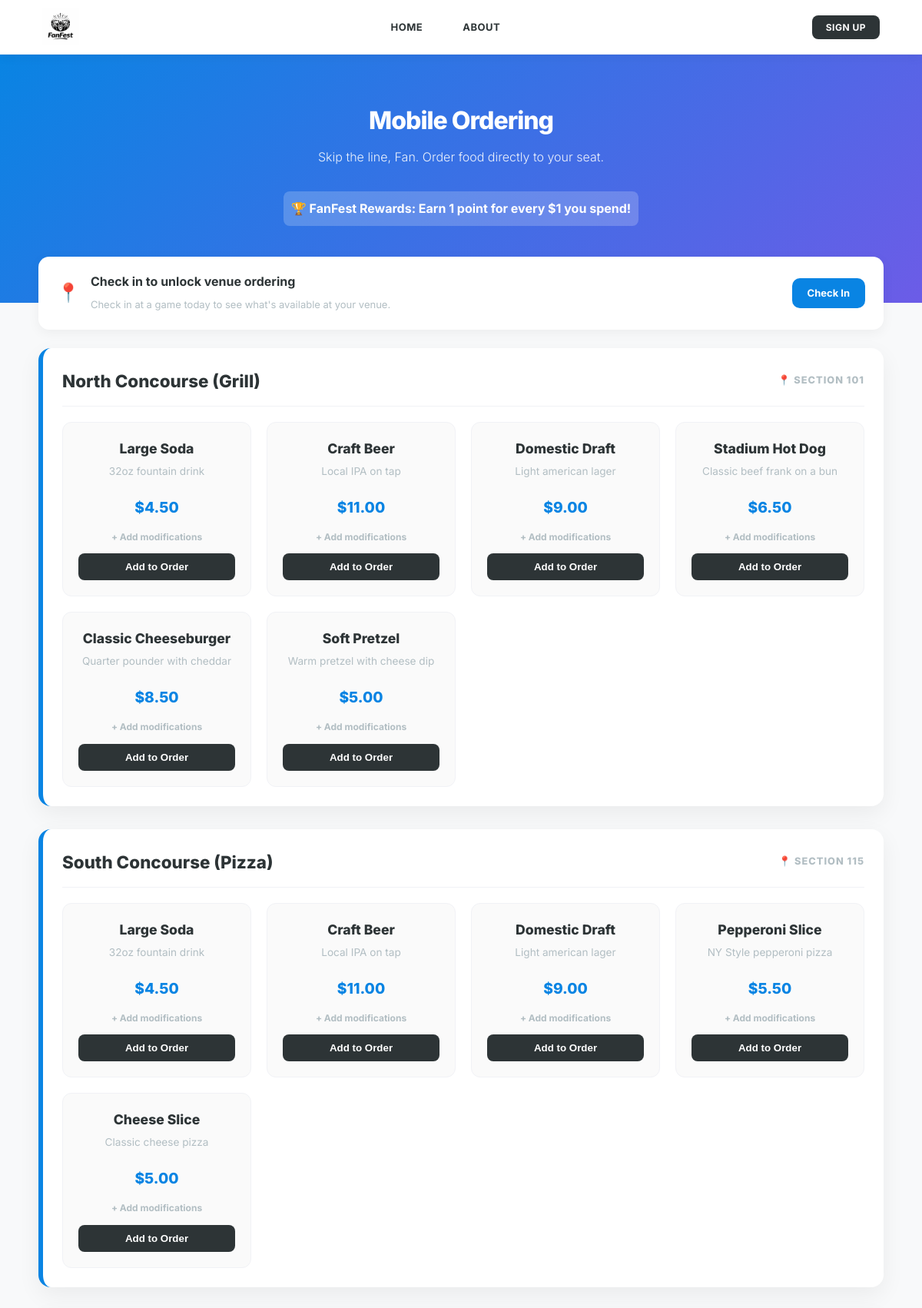
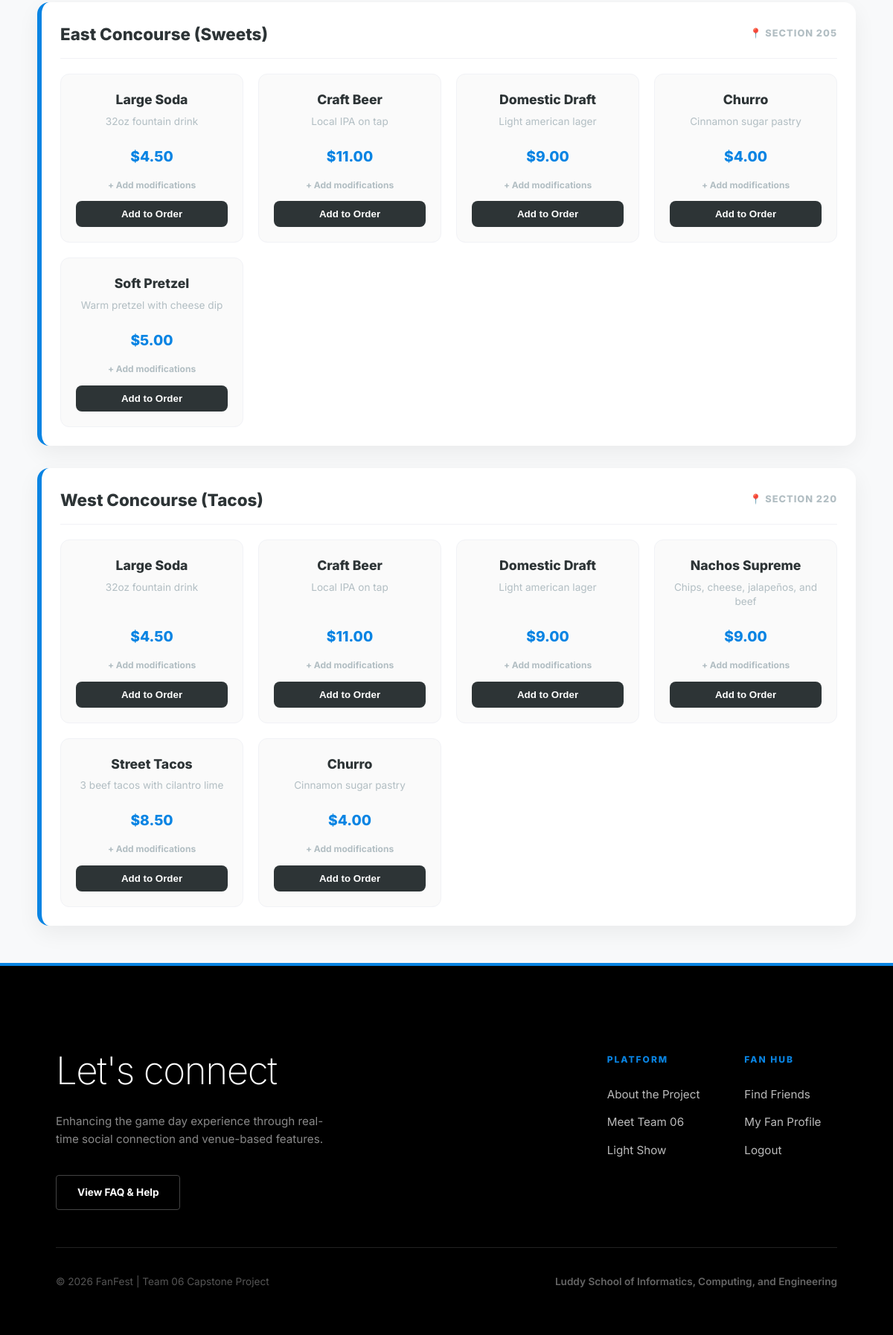
Screenshot of /concessions.php with the database file from the repository (2 pictures, top to bottom).
### tables this page shows
CREATE TABLE concession_stands (
    stand_id INT PRIMARY KEY,
    stand_name VARCHAR(100),
    location VARCHAR(100),
    image_url VARCHAR(255) DEFAULT 'images/default_stand.jpg'
);

CREATE TABLE menu_items (
    item_id INT AUTO_INCREMENT PRIMARY KEY,
    name VARCHAR(100) NOT NULL,
    description VARCHAR(255),
    price DECIMAL(4, 2) NOT NULL,
    category VARCHAR(50), 
    image_url VARCHAR(255) DEFAULT 'default_food.png'
);

### concessions.php (the view, shortened to what this page needs)
<?php
require 'db_connect.php';
$is_guest = (isset($_SESSION['user_id']) && $_SESSION['user_id'] === 'guest');
$u_id = $is_guest ? 0 : ($_SESSION['user_id'] ?? 0);
if ($is_guest) {
    $user_theme = 'blue';
    $f_name = "Guest Fan";
} else if ($u_id > 0) {
    $theme_data = $conn->query("SELECT first_name, theme_color FROM users WHERE id = $u_id")->fetch_assoc();
    $f_name = $theme_data['first_name'] ?? "Fan";
    $user_theme = $theme_data['theme_color'] ?? 'blue';
} else {
    $user_theme = 'blue';
    $f_name = "Fan";
}
$current_venue = null;
$colors = ['blue' => '#0984e3', 'red' => '#990000', 'gold' => '#ceb888', 'black' => '#2d3436'];
$accent = $colors[$user_theme] ?? '#0984e3';
?>
<?php include 'header.php'; ?>
    <div class="hero-banner">
        <h1>Mobile Ordering</h1>
        <?php if ($current_venue): ?>
            <p>Ordering for <strong><?php echo htmlspecialchars($current_venue['location_name']); ?></strong> · <?php echo htmlspecialchars($current_venue['event_name']); ?></p>
        <?php else: ?>
            <p>Skip the line, <?php echo htmlspecialchars($f_name); ?>. Order food directly to your seat.</p>
        <?php endif; ?>
        <div style="background: rgba(255,255,255,0.2); padding: 10px; border-radius: 8px; margin-top: 15px; display: inline-block; font-weight: bold;">
            🏆 FanFest Rewards: Earn 1 point for every $1 you spend!
        </div>
    </div>
    <div class="main-container">
        <?php if (!$current_venue && !$is_guest): ?>
            <div style="background:white; border-radius:14px; padding:20px 24px; margin-bottom:24px; box-shadow:0 4px 16px rgba(0,0,0,0.05); display:flex; align-items:center; gap:14px;">
                <span style="font-size:24px;">📍</span>
                <div>
                    <strong style="display:block; color:#2d3436; margin-bottom:3px;">Check in to unlock venue ordering</strong>
                    <span style="font-size:13px; color:#b2bec3;">Check in at a game today to see what's available at your venue.</span>
                </div>
                <a href="checkin.php" style="margin-left:auto; background:<?php echo $accent; ?>; color:white; padding:9px 20px; border-radius:10px; font-weight:700; font-size:13px; text-decoration:none; white-space:nowrap;">Check In</a>
            </div>
        <?php endif; ?>
        <?php
        $stands_result = $conn->query("SELECT * FROM concession_stands");
        if ($stands_result->num_rows > 0):
            while($stand = $stands_result->fetch_assoc()):
                $stand_id = $stand['stand_id'];
        ?>
            <div class="stand-section">
                <div class="stand-header">
                    <div class="stand-title">
                        <h2><?php echo htmlspecialchars($stand['stand_name']); ?></h2>
                    </div>
                    <div class="stand-location">📍 <?php echo htmlspecialchars($stand['location']); ?></div>
                </div>
                <div class="menu-grid">
                    <?php
                    $menu_sql = "SELECT m.* FROM menu_items m
                                 JOIN stand_inventory si ON m.item_id = si.item_id
                                 WHERE si.stand_id = $stand_id";
                    $menu_result = $conn->query($menu_sql);
                    if ($menu_result && $menu_result->num_rows > 0):
                        while($item = $menu_result->fetch_assoc()):
                    ?>
                        <div class="menu-item">
                            <div class="item-name"><?php echo htmlspecialchars($item['name']); ?></div>
                            <div class="item-desc">
                                <?php echo htmlspecialchars($item['description']); ?>
                            </div>
                            <div class="item-price">$<?php echo number_format($item['price'], 2); ?></div>
                            <form method="POST" style="margin-top: auto;">
                                <span class="toggle-mod" onclick="this.nextElementSibling.style.display='block'; this.style.display='none';">+ Add modifications</span>
                                <?php if ($is_guest): ?>
                                    <button type="button" class="btn-add" onclick="requireLogin('add items to your order')">Add to Order</button>
                                <?php else: ?>
                                    <button type="submit" class="btn-add">Add to Order</button>
                                <?php endif; ?>
                            </form>
                        </div>
                    <?php endwhile; else: echo "<p>No items found.</p>"; endif; ?>
                </div>
            </div>
        <?php endwhile; else: echo "<p>No stands found.</p>"; endif; ?>
    </div>
<?php include 'footer.php'; ?>

### header.php (shortened to what this page needs)
<?php
$is_guest = (isset($_SESSION['user_id']) && $_SESSION['user_id'] === 'guest');
?>
<!DOCTYPE html>
<html lang="en">
<head>
    <link rel="stylesheet" href="style.css">
</head>
<body>
<nav class="navbar">
    <div class="nav-left" style="display: flex; align-items: center; height: 100%;">
        <a href="index.php" style="display: flex; align-items: center;">
            <img src="images/logo2.png" alt="FanFest Logo" style="height: 48px; width: auto; display: block;">
        </a>
    </div>
    <?php if (isset($_SESSION['user_id'])): ?>
        <div class="nav-links">
            <a href="index.php">Home</a>
            <a href="checkin.php">Check-In</a>
            <a href="maps.php">Maps</a>
            <a href="concessions.php">Order</a>
            <a href="rewards.php" class="rewards-link">Rewards</a>
            <a href="friends.php">Friends</a>
            <?php if (isset($_SESSION['role']) && $_SESSION['role'] === 'admin'): ?>
                <a href="users.php">Users</a>
            <?php endif; ?>
            <a href="team.php">About</a>
        </div>
        <div class="nav-right">
            <?php if ($is_guest): ?>
                <a href="login.php" style="background: #2d3436; color: #fff; padding: 8px 18px; border-radius: 8px; font-weight: 700; font-size: 12px; text-transform: uppercase;">Sign Up</a>
            <?php else: ?>
                <a href="profile.php" class="profile-btn">
                    <?php
                    $pic = $_SESSION['profile_pic'] ?? '';
                    if (!empty($pic) && $pic !== 'default_avatar.png' && file_exists($pic)):
                    ?>
                        <img src="<?php echo htmlspecialchars($pic); ?>" alt="Profile">
                    <?php else: ?>
                        <span style="font-size: 1.1em;">👤</span>
                    <?php endif; ?>
                </a>
            <?php endif; ?>
        </div>
    <?php else: ?>
        <div class="nav-links">
            <a href="login.php">Home</a>
            <a href="team.php">About</a>
        </div>
        <div class="nav-right">
            <a href="register.php" style="background: #2d3436; color: #fff; padding: 8px 18px; border-radius: 8px; font-weight: 700; font-size: 12px; text-transform: uppercase;">Sign Up</a>
        </div>
    <?php endif; ?>
</nav>

### footer.php (shortened to what this page needs)
    <footer class="site-footer">
        <div class="footer-content">
            <div class="footer-top">
                <div class="footer-brand">
                    <h2>Let's connect</h2>
                    <p>Enhancing the game day experience through real-time social connection and venue-based features.</p>
                    <a href="faq.php" class="btn-faq">View FAQ & Help</a>
                </div>
                <div class="footer-links">
                    <div class="footer-col">
                        <h4>Platform</h4>
                        <ul>
                            <li><a href="team.php">About the Project</a></li>
                            <li><a href="team.php">Meet Team 06</a></li>
                            <li><a href="lightshow.php">Light Show</a></li>
                        </ul>
                    </div>
                    <div class="footer-col">
                        <h4>Fan Hub</h4>
                        <ul>
                            <li><a href="friends.php">Find Friends</a></li>
                            <li><a href="profile.php">My Fan Profile</a></li>
                            <li><a href="logout.php">Logout</a></li>
                        </ul>
                    </div>
                </div>
            </div>
            <div class="footer-bottom">
                <div>
                    &copy; <?php echo date("Y"); ?> FanFest | Team 06 Capstone Project
                </div>
                <div class="school-tag">
                    Luddy School of Informatics, Computing, and Engineering
                </div>
            </div>
        </div>
    </footer>
</body>
</html>

### style.css (style rules this page uses)
body { font-family: 'Inter', sans-serif; background-color: #f8f9fa; color: #2d3436; margin: 0; padding: 0; line-height: 1.6; }
nav { background: white; padding: 15px; text-align: center; box-shadow: 0 2px 10px rgba(0, 0, 0, 0.05); margin-bottom: 0; }
nav a { text-decoration: none; color: #636e72; margin: 0 15px; font-weight: 500; font-size: 0.95em; transition: color 0.2s; }
.hero-banner { background: linear-gradient(135deg, #0984e3, #6c5ce7); color: white; padding: 60px 20px 100px 20px; text-align: center; margin-bottom: -60px; }
.hero-banner h1 { margin: 0; font-weight: 800; letter-spacing: -1px; }
.hero-banner p { opacity: 0.9; margin-top: 10px; font-weight: 300; }
.main-container { width: 90%; max-width: 1100px; margin: 0 auto 50px auto; position: relative; z-index: 2; }
button, .btn { background-color: #0984e3; color: white; padding: 12px 24px; border: none; border-radius: 6px; cursor: pointer; font-weight: 600; width: 100%; transition: background 0.2s; }

### rows the page displays
concession_stands: stand_name "North Concourse (Grill)", location "SECTION 101"
menu_items: name "Large Soda", description "32oz fountain drink", price "4.50"
menu_items: name "Craft Beer", description "Local IPA on tap", price "11.00"
menu_items: name "Domestic Draft", description "Light american lager", price "9.00"
menu_items: name "Stadium Hot Dog", description "Classic beef frank on a bun", price "6.50"
menu_items: name "Classic Cheeseburger", description "Quarter pounder with cheddar", price "8.50"
menu_items: name "Soft Pretzel", description "Warm pretzel with cheese dip", price "5.00"
concession_stands: stand_name "South Concourse (Pizza)", location "SECTION 115"
menu_items: name "Pepperoni Slice", description "NY Style pepperoni pizza", price "5.50"
menu_items: name "Cheese Slice", description "Classic cheese pizza", price "5.00"
concession_stands: stand_name "East Concourse (Sweets)", location "SECTION 205"
menu_items: name "Churro", description "Cinnamon sugar pastry", price "4.00"
concession_stands: stand_name "West Concourse (Tacos)", location "SECTION 220"
menu_items: name "Nachos Supreme", description "Chips, cheese, jalapeños, and beef", price "9.00"
menu_items: name "Street Tacos", description "3 beef tacos with cilantro lime", price "8.50"

### other values shown
$f_name "Fan"
